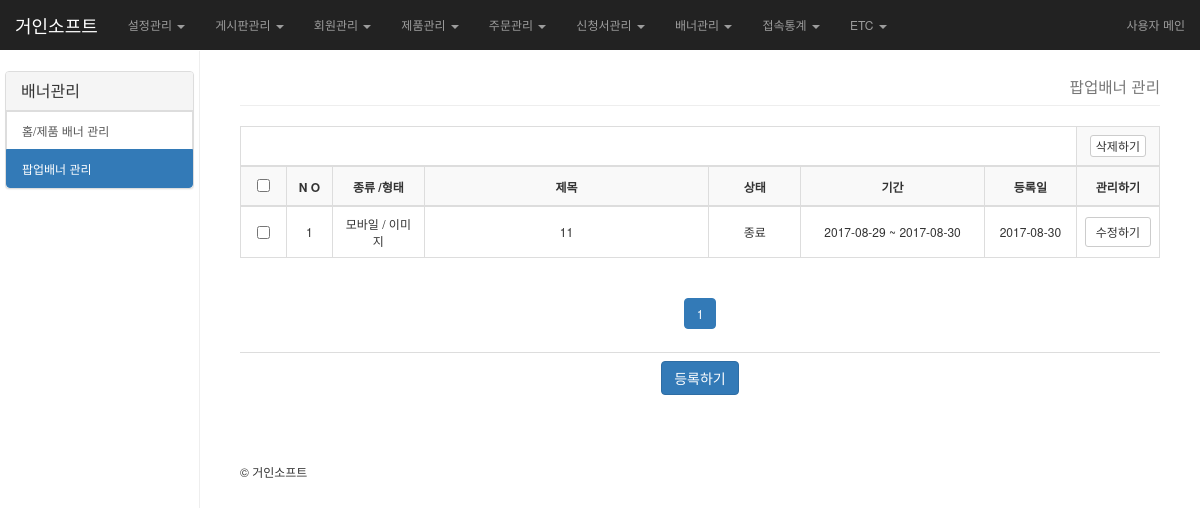
The app's page /gsadmin/banner/popup.php (signed in) with its own data.
### tables this page shows
CREATE TABLE IF NOT EXISTS `cs_admin` (
  `idx` int(10) unsigned NOT NULL AUTO_INCREMENT,
  `admin_userid` varchar(30) NOT NULL DEFAULT '',
  `admin_passwd` varchar(30) NOT NULL DEFAULT '',
  `shop_email` varchar(200) NOT NULL DEFAULT '',
  `shop_name` varchar(100) NOT NULL DEFAULT '',
  `shop_domain` varchar(200) NOT NULL DEFAULT '',
  `shop_ceo` varchar(30) NOT NULL DEFAULT '',
  `shop_num` varchar(30) NOT NULL DEFAULT '',
  `shop_tel` varchar(30) NOT NULL,
  `shop_tel2` varchar(30) NOT NULL DEFAULT '',
  `shop_fax` varchar(30) NOT NULL DEFAULT '',
  `shop_phone` varchar(30) NOT NULL DEFAULT '',
  `shop_address` varchar(200) NOT NULL DEFAULT '',
  `shop_license` varchar(100) NOT NULL,
  `pg_company` varchar(30) NOT NULL DEFAULT '',
  `pg_id` varchar(30) NOT NULL DEFAULT '',
  `bank_0_1` varchar(20) NOT NULL DEFAULT '',
  `bank_0_2` varchar(20) NOT NULL DEFAULT '',
  `bank_0_3` varchar(20) NOT NULL DEFAULT '',
  `bank_1_1` varchar(20) NOT NULL DEFAULT '',
  `bank_1_2` varchar(20) NOT NULL DEFAULT '',
  `bank_1_3` varchar(20) NOT NULL DEFAULT '',
  `bank_2_1` varchar(20) NOT NULL DEFAULT '',
  `bank_2_2` varchar(20) NOT NULL DEFAULT '',
  `bank_2_3` varchar(20) NOT NULL DEFAULT '',
  `bank_3_1` varchar(20) NOT NULL DEFAULT '',
  `bank_3_2` varchar(20) NOT NULL DEFAULT '',
  `bank_3_3` varchar(20) NOT NULL DEFAULT '',
  `bank_4_1` varchar(20) NOT NULL DEFAULT '',
  `bank_4_2` varchar(20) NOT NULL DEFAULT '',
  `bank_4_3` varchar(20) NOT NULL DEFAULT '',
  `bank_5_1` varchar(20) NOT NULL DEFAULT '',
  `bank_5_2` varchar(20) NOT NULL DEFAULT '',
  `bank_5_3` varchar(20) NOT NULL DEFAULT '',
  `bank_6_1` varchar(20) NOT NULL DEFAULT '',
  `bank_6_2` varchar(20) NOT NULL DEFAULT '',
  `bank_6_3` varchar(20) NOT NULL DEFAULT '',
  `bank_7_1` varchar(20) NOT NULL DEFAULT '',
  `bank_7_2` varchar(20) NOT NULL DEFAULT '',
  `bank_7_3` varchar(20) NOT NULL DEFAULT '',
  `bank_8_1` varchar(20) NOT NULL DEFAULT '',
  `bank_8_2` varchar(20) NOT NULL DEFAULT '',
  `bank_8_3` varchar(20) NOT NULL DEFAULT '',
  `bank_9_1` varchar(20) NOT NULL DEFAULT '',
  `bank_9_2` varchar(20) NOT NULL DEFAULT '',
  `bank_9_3` varchar(20) NOT NULL DEFAULT '',
  `express_check` tinyint(3) unsigned NOT NULL DEFAULT '0',
  `express_money` int(11) unsigned NOT NULL DEFAULT '0',
  `express_box_money` int(11) unsigned NOT NULL DEFAULT '0',
  `express_free` int(11) unsigned NOT NULL DEFAULT '0',
  `point_basic` float NOT NULL DEFAULT '0',
  `point_register` int(11) unsigned NOT NULL DEFAULT '0',
  `point_use` int(11) unsigned NOT NULL DEFAULT '0',
  `member_check` tinyint(3) unsigned NOT NULL DEFAULT '0',
  `member_invite` int(11) unsigned NOT NULL DEFAULT '0',
  `member_register` int(11) unsigned NOT NULL DEFAULT '0',
  PRIMARY KEY (`idx`)
);

CREATE TABLE IF NOT EXISTS `cs_popup` (
  `idx` int(10) unsigned NOT NULL AUTO_INCREMENT,
  `kind` tinyint(3) unsigned NOT NULL DEFAULT '0',
  `display` tinyint(3) unsigned NOT NULL DEFAULT '0',
  `start_day` varchar(20) NOT NULL DEFAULT '',
  `end_day` varchar(20) NOT NULL DEFAULT '',
  `width` int(10) unsigned NOT NULL DEFAULT '0',
  `height` int(10) unsigned NOT NULL DEFAULT '0',
  `tops` int(10) unsigned NOT NULL DEFAULT '0',
  `lefts` int(10) unsigned NOT NULL DEFAULT '0',
  `live` tinyint(3) unsigned NOT NULL DEFAULT '0',
  `title_bar` varchar(200) NOT NULL DEFAULT '',
  `link_url` varchar(200) NOT NULL DEFAULT '',
  `popup_images` varchar(100) NOT NULL DEFAULT '',
  `content` text NOT NULL,
  `reg_date` datetime NOT NULL,
  PRIMARY KEY (`idx`)
);

### config.php (called while the page is built, shortened)
<?
$DB_HOST="localhost";
$DB_USER="giant_makehome2";
$DB_PWD="epah8721";
$DB_NAME="giant_makehome2";
?>

### lib/basic_class.php (called while the page is built, shortened)
<?
class dbConnect {
	var $db_host, $db_name, $db_user, $db_pwd, $db_conn;
	function dbConnect ( $db_host, $db_name, $db_user, $db_pwd) {
		$this->db_host		= $db_host;
		$this->db_name		= $db_name;
		$this->db_user		= $db_user;
		$this->db_pwd		= $db_pwd;
		$this->db_conn = @mysql_connect( $this->db_host, $this->db_user, $this->db_pwd) or die("데이타 베이스에 접속이 불가능합니다.");
	}
	function result ( $sql ) {
		$sql				= trim( $sql );
		$result			= @mysql_query( $sql, $this->db_conn ) or die($sql);
		return $result;
	}
	function object ( $table, $where, $field = "*" ) {
		$sql				= "Select $field from $table $where";
		$result			= $this->result( $sql );
		$row			= @mysql_fetch_object($result);
		return $row;
	}
}
class tools {
	function strDateCut($str, $chk = 1) {
		if( $chk==1 ) {
			$year	=	mb_substr($str,0,4);
			$mon	=	mb_substr($str,5,2);
			$day	=	mb_substr($str,8,2);
			$str	=	$year."/".$mon."/".$day;
		} else if( $chk==3 ) {
			$year	=	mb_substr($str,0,4);
			$mon	=	mb_substr($str,5,2);
			$day	=	mb_substr($str,8,2);
			$str	=	$year."-".$mon."-".$day;
		} else if( $chk==4 ) {
			$year	=	mb_substr($str,0,4);
			$mon	=	mb_substr($str,5,2);
			$day	=	mb_substr($str,8,2);
			$time	=	mb_substr($str,11,2);
			$minu	=	mb_substr($str,14,2);
			$str	=	$year."-".$mon."-".$day." ".$time.":".$minu;
		} else if( $chk==5 ) {
			$year	=	mb_substr($str,0,4);
			$mon	=	mb_substr($str,5,2);
			$day	=	mb_substr($str,8,2);
			$str	=	$year."년 ".$mon."월 ".$day."일";
		} else if( $chk==6) {
			$year	=	mb_substr($str,0,4);
			$mon	=	mb_substr($str,5,2);
			$day	=	mb_substr($str,8,2);
			$time	=	mb_substr($str,11,2);
			$minu	=	mb_substr($str,14,2);
			$str	=	$year."년 ".$mon."월 ".$day."일 ".$time."시 ".$minu."분";
		}
		return $str;
	}
}
?>

### common.php (called while the page is built, shortened)
<?
	@include($_SERVER['DOCUMENT_ROOT']."/config.php");
	@include($_SERVER['DOCUMENT_ROOT'].'/lib/basic_class.php');
	$db = new dbConnect($DB_HOST, $DB_NAME, $DB_USER, $DB_PWD);
	$tools = new tools();
?>

### gsadmin/banner/popup.php (the view, shortened to what this page needs)
<?
$mod	= "banner";
$menu	= "popup";
include('../header.php');
	$table			= "cs_popup";
	$listScale		= 10;
	if( !$startPage ) { $startPage = 0; }
	$query		= "select * from $table where 1";
	$rs				= mysql_query($query);
	$totalList	= mysql_num_rows($rs);
	$query = "select * from $table where 1";
	$query.="  order by idx desc LIMIT $startPage, $listScale";
	$result = mysql_query($query);
	if( $startPage ) { $listNo = $totalList - $startPage; } else { $listNo = $totalList; }
?>
	<div class="text-right">
		<h3 class="page-header">
			<small>팝업배너 관리</small>
		</h3>
	</div>
	<div class="table-responsive">
	<form method="post" name="form">
	<table class="table table-bordered table-hover">
	<colgroup>
	<col width="5%">
	<col width="5%">
	<col width="10%">
	<col width="*">
	<col width="10%">
	<col width="20%">
	<col width="10%">
	<col width="7%">
	</colgroup>
	<thead>
	<tr>
		<td colspan="7"></td>
		<th><a href="javascript:;" class="btn btn-default btn-xs ajax-checkbox" data-dbname="<?=$table?>" data-name="delete" data-val="">삭제하기</a></th>
	</tr>
	<tr>
		<th><input type="checkbox" id="allCheck"></th>
		<th>N O</th>
		<th>종류 /형태</th>
		<th>제목</th>
		<th>상태</th>
		<th>기간</th>
		<th>등록일</th>
		<th>관리하기</th>
	</tr>
	 </thead>
	 <tbody>
	<?
		while($row = mysql_fetch_array($result)){
			$reg_date	= $tools->strDateCut($row[reg_date], 3);
	?>
	<tr>
		<td class="text-center"><input type="checkbox" name="check_list" value="<? echo $row[idx] ?>"></td>
		<td class="text-center"><?=$listNo;?></td>
		<td class="text-center">
			<? if( $row[kind]==0 ) { echo('팝업');} else if( $row[kind]==1 ) { echo('레이어');} else if( $row[kind]==2 ) { echo('모바일');}?>
			/
			<? if( $row[display]==0 ) { echo('HTML');} else if( $row[display]==1 ) { echo('이미지');}?>
		</td>
		<td class="text-center"><?=$row[title_bar];?></td>
		<td class="text-center"><? if($row[end_day] < time()) { echo "종료"; } else if(($row[start_day] < time()) && ($row[end_day] > time())) { echo "사용중";} else if($row[start_day] > time()) { echo "미사용";}?></td>
		<td class="text-center"><?=date("Y-m-d", $row[start_day]);?> ~ <?=date("Y-m-d", $row[end_day]);?></td>
		<td class="text-center"><?=$reg_date;?></td>
		<td class="text-center"><a href="./popup_edit.php?idx=<? echo $row[idx] ?>" class="btn btn-default btn-sm">수정하기</a></td>
	</tr>
	<?
		$listNo--;
		}
	?>
	</tbody>
	</table>
	</form>
	</div>
	<div class="text-center">
		<ul class="pagination">
			<?
			if( $totalList <= $listScale) {
				echo "<li class='active'><a href='javascript:;'>1</a></li>";
			}
			?>
		</ul>
	</div>
	<table class="table">
		<tr>
			<td class="text-center"><a href="./popup_add.php" class="btn btn-primary">등록하기</a></td>
		</tr>
	</table>
<? include('../footer.php');?>

### gsadmin/header.php (shortened to what this page needs)
<?
include $_SERVER['DOCUMENT_ROOT']."/common.php";
$site_url		= "http://" . $_SERVER['HTTP_HOST'];
$admin_stat = $db->object("cs_admin","");
?>
<!DOCTYPE html>
<html lang="en">
  <head>
    <link href="<?=$site_url?>/gsadmin/css/bootstrap.min.css" rel="stylesheet">
    <link href="<?=$site_url?>/gsadmin/css/skin/dashboard.css" rel="stylesheet">
	<link rel="stylesheet" type="text/css" media="screen" href="<?=$site_url?>/gsadmin/calendar/css/bootstrap-datetimepicker.min.css" />
  </head>
  <body>
<nav class="navbar navbar-inverse navbar-fixed-top" role="navigation">
      <div class="container-fluid">
        <div class="navbar-header">
          <a class="navbar-brand" href="#"><font color=white><?=$admin_stat->shop_name;?></font></a>
        </div>
        <div id="navbar" class="navbar-collapse collapse">
          <ul class="nav navbar-nav navbar-right">
            <li><a href="/" class="navbar-link" target="_blank">사용자 메인</a></li>
          </ul>
          <ul class="nav navbar-nav navbar-left">
			<li class="dropdown">
				<a href="#" class="dropdown-toggle" data-toggle="dropdown" role="button" aria-expanded="false">설정관리 <span class="caret"></span></a>
			</li>
			<li class="dropdown">
				<a href="#" class="dropdown-toggle" data-toggle="dropdown" role="button" aria-expanded="false">게시판관리 <span class="caret"></span></a>
			</li>
			<li class="dropdown">
				<a href="#" class="dropdown-toggle" data-toggle="dropdown" role="button" aria-expanded="false">회원관리 <span class="caret"></span></a>
			</li>
			<li class="dropdown">
				<a href="#" class="dropdown-toggle" data-toggle="dropdown" role="button" aria-expanded="false">제품관리 <span class="caret"></span></a>
			</li>
			<li class="dropdown">
				<a href="#" class="dropdown-toggle" data-toggle="dropdown" role="button" aria-expanded="false">주문관리 <span class="caret"></span></a>
			</li>
			<li class="dropdown">
				<a href="#" class="dropdown-toggle" data-toggle="dropdown" role="button" aria-expanded="false">신청서관리 <span class="caret"></span></a>
			</li>
			<li class="dropdown">
				<a href="#" class="dropdown-toggle" data-toggle="dropdown" role="button" aria-expanded="false">배너관리 <span class="caret"></span></a>
			</li>
			<li class="dropdown">
				<a href="#" class="dropdown-toggle" data-toggle="dropdown" role="button" aria-expanded="false">접속통계 <span class="caret"></span></a>
			</li>
			 <li class="dropdown">
				<a href="#" class="dropdown-toggle" data-toggle="dropdown" role="button" aria-expanded="false">ETC <span class="caret"></span></a>
			 </li>
          </ul>
        </div>
      </div>
    </nav>
	<div class="col-sm-3 col-md-2 sidebar">
		<div class="row">
            <div class="panel panel-default">
				<?if( $mod == "banner" ){?>
				<div class="panel-heading"><h3 class="panel-title">배너관리</h3></div>
					<a href="<?=$site_url?>/gsadmin/banner/banner.php" class="list-group-item <?if($menu=="banner"){?>active<?}?>">홈/제품 배너 관리</a>
					<a href="<?=$site_url?>/gsadmin/banner/popup.php" class="list-group-item <?if($menu=="popup"){?>active<?}?>">팝업배너 관리</a>
				<?}?>
		</div>
    </div>
 </div>
	<div class="col-sm-9 col-sm-offset-3 col-md-10 col-md-offset-2 main" >

### gsadmin/footer.php
		</div>
		<div class="col-sm-9 col-sm-offset-3 col-md-10 col-md-offset-2 main" >
			  <footer>
				<p>&copy; <?=$admin_stat->shop_name;?></p>
			  </footer>
		</div >
  </body>
</html>

### gsadmin/css/skin/dashboard.css (style rules this page uses)
body { padding-top: 50px; }
.navbar-fixed-top { border: 0; }
.sidebar { display: none; }
@media (min-width: 768px) { .sidebar { position: fixed; top: 51px; bottom: 0; left: 0; z-index: 1000; display: block; padding: 20px; overflow-x: hidden; overflow-y: auto; background-color: #fff; border-right: 1px solid #eee; } }
.main { padding: 20px; }
@media (min-width: 768px) { .main { padding-right: 40px; padding-left: 40px; } }
.main .page-header { margin-top: 0; }

### records on screen
cs_admin: shop_name "거인소프트"
cs_popup: kind "모바일", display "이미지", title_bar "11", shows "종료", start_day "2017-08-29", end_day "2017-08-30", reg_date "2017-08-30"
